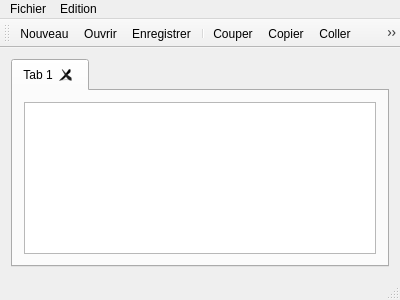
<?xml version="1.0" encoding="UTF-8"?>
<ui version="4.0">
 <class>MainWindow</class>
 <widget class="QMainWindow" name="MainWindow">
  <property name="geometry">
   <rect>
    <x>0</x>
    <y>0</y>
    <width>400</width>
    <height>300</height>
   </rect>
  </property>
  <property name="windowTitle">
   <string>QTextPad</string>
  </property>
  <widget class="QWidget" name="centralWidget">
   <layout class="QVBoxLayout" name="verticalLayout">
    <item>
     <widget class="QTabWidget" name="tabWidget">
      <property name="currentIndex">
       <number>0</number>
      </property>
      <property name="documentMode">
       <bool>false</bool>
      </property>
      <property name="tabsClosable">
       <bool>true</bool>
      </property>
      <widget class="QWidget" name="tab">
       <attribute name="title">
        <string>Tab 1</string>
       </attribute>
       <layout class="QHBoxLayout" name="horizontalLayout">
        <item>
         <widget class="QTextEdit" name="textEdit"/>
        </item>
       </layout>
      </widget>
     </widget>
    </item>
   </layout>
  </widget>
  <widget class="QMenuBar" name="menuBar">
   <property name="geometry">
    <rect>
     <x>0</x>
     <y>0</y>
     <width>400</width>
     <height>21</height>
    </rect>
   </property>
   <widget class="QMenu" name="menuFichier">
    <property name="title">
     <string>Fichier</string>
    </property>
    <widget class="QMenu" name="menuDocuments_r_cents">
     <property name="title">
      <string>Documents récents</string>
     </property>
    </widget>
    <addaction name="actionNouveau"/>
    <addaction name="actionOuvrir"/>
    <addaction name="actionEnregistrer"/>
    <addaction name="actionEnregistrer_sous"/>
    <addaction name="actionFermer"/>
    <addaction name="separator"/>
    <addaction name="menuDocuments_r_cents"/>
    <addaction name="separator"/>
    <addaction name="actionQuitter"/>
   </widget>
   <widget class="QMenu" name="menuEdition">
    <property name="title">
     <string>Edition</string>
    </property>
    <addaction name="actionD_faire"/>
    <addaction name="actionRefaire"/>
    <addaction name="separator"/>
    <addaction name="actionCouper"/>
    <addaction name="actionCopier"/>
    <addaction name="actionColler"/>
    <addaction name="actionS_lectionner_tout"/>
    <addaction name="actionR_gler_la_police"/>
    <addaction name="actionAller_la_ligne"/>
    <addaction name="actionRechercher"/>
    <addaction name="actionRechercher_suivant"/>
   </widget>
   <addaction name="menuFichier"/>
   <addaction name="menuEdition"/>
  </widget>
  <widget class="QToolBar" name="mainToolBar">
   <attribute name="toolBarArea">
    <enum>TopToolBarArea</enum>
   </attribute>
   <attribute name="toolBarBreak">
    <bool>false</bool>
   </attribute>
   <addaction name="actionNouveau"/>
   <addaction name="actionOuvrir"/>
   <addaction name="actionEnregistrer"/>
   <addaction name="separator"/>
   <addaction name="actionCouper"/>
   <addaction name="actionCopier"/>
   <addaction name="actionColler"/>
   <addaction name="actionS_lectionner_tout"/>
   <addaction name="actionD_faire"/>
   <addaction name="actionRefaire"/>
  </widget>
  <widget class="QStatusBar" name="statusBar"/>
  <action name="actionNouveau">
   <property name="icon">
    <iconset>
     <normaloff>.</normaloff>.</iconset>
   </property>
   <property name="text">
    <string>Nouveau</string>
   </property>
   <property name="shortcut">
    <string>Ctrl+N</string>
   </property>
  </action>
  <action name="actionOuvrir">
   <property name="icon">
    <iconset theme="document-open">
     <normaloff>.</normaloff>.</iconset>
   </property>
   <property name="text">
    <string>Ouvrir</string>
   </property>
   <property name="shortcut">
    <string>Ctrl+O</string>
   </property>
  </action>
  <action name="actionEnregistrer_sous">
   <property name="icon">
    <iconset theme="document-save-as">
     <normaloff>.</normaloff>.</iconset>
   </property>
   <property name="text">
    <string>Enregistrer sous ...</string>
   </property>
  </action>
  <action name="actionFermer">
   <property name="text">
    <string>Fermer</string>
   </property>
  </action>
  <action name="actionQuitter">
   <property name="icon">
    <iconset theme="application-exit">
     <normaloff>.</normaloff>.</iconset>
   </property>
   <property name="text">
    <string>Quitter</string>
   </property>
   <property name="shortcut">
    <string>Ctrl+Q</string>
   </property>
  </action>
  <action name="actionCouper">
   <property name="icon">
    <iconset theme="edit-cut">
     <normaloff>.</normaloff>.</iconset>
   </property>
   <property name="text">
    <string>Couper</string>
   </property>
   <property name="shortcut">
    <string>Ctrl+X</string>
   </property>
  </action>
  <action name="actionCopier">
   <property name="icon">
    <iconset theme="edit-copy">
     <normaloff>.</normaloff>.</iconset>
   </property>
   <property name="text">
    <string>Copier</string>
   </property>
   <property name="shortcut">
    <string>Ctrl+C</string>
   </property>
  </action>
  <action name="actionColler">
   <property name="icon">
    <iconset theme="edit-paste">
     <normaloff>.</normaloff>.</iconset>
   </property>
   <property name="text">
    <string>Coller</string>
   </property>
   <property name="shortcut">
    <string>Ctrl+V</string>
   </property>
  </action>
  <action name="actionS_lectionner_tout">
   <property name="icon">
    <iconset theme="edit-select-all">
     <normaloff>.</normaloff>.</iconset>
   </property>
   <property name="text">
    <string>Sélectionner tout</string>
   </property>
   <property name="shortcut">
    <string>Ctrl+A</string>
   </property>
  </action>
  <action name="actionD_faire">
   <property name="icon">
    <iconset theme="edit-undo">
     <normaloff>.</normaloff>.</iconset>
   </property>
   <property name="text">
    <string>Défaire</string>
   </property>
   <property name="shortcut">
    <string>Ctrl+Z</string>
   </property>
  </action>
  <action name="actionRefaire">
   <property name="icon">
    <iconset theme="edit-redo">
     <normaloff>.</normaloff>.</iconset>
   </property>
   <property name="text">
    <string>Refaire</string>
   </property>
   <property name="shortcut">
    <string>Ctrl+Y</string>
   </property>
  </action>
  <action name="actionEnregistrer">
   <property name="icon">
    <iconset theme="document-save">
     <normaloff>.</normaloff>.</iconset>
   </property>
   <property name="text">
    <string>Enregistrer</string>
   </property>
   <property name="shortcut">
    <string>Ctrl+S</string>
   </property>
  </action>
  <action name="actionToto">
   <property name="text">
    <string>toto</string>
   </property>
  </action>
  <action name="actionR_gler_la_police">
   <property name="text">
    <string>Régler la police</string>
   </property>
  </action>
  <action name="actionAller_la_ligne">
   <property name="text">
    <string>Aller à la ligne</string>
   </property>
  </action>
  <action name="actionRechercher">
   <property name="text">
    <string>Rechercher</string>
   </property>
  </action>
  <action name="actionRechercher_suivant">
   <property name="text">
    <string>Rechercher suivant</string>
   </property>
  </action>
 </widget>
 <layoutdefault spacing="6" margin="11"/>
 <resources/>
 <connections>
  <connection>
   <sender>actionQuitter</sender>
   <signal>triggered()</signal>
   <receiver>MainWindow</receiver>
   <slot>close()</slot>
   <hints>
    <hint type="sourcelabel">
     <x>-1</x>
     <y>-1</y>
    </hint>
    <hint type="destinationlabel">
     <x>199</x>
     <y>149</y>
    </hint>
   </hints>
  </connection>
 </connections>
</ui>
